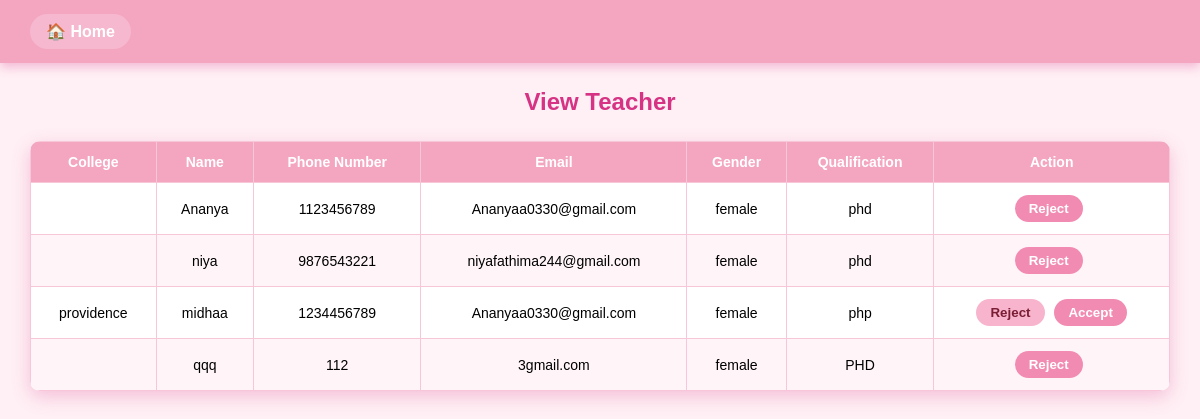
/viewteacher, run on the app's committed database.
### Womencare/models.py (models this page shows)
class TeacherTable(models.Model):
    login_id=models.ForeignKey(LoginTable,on_delete=models.CASCADE,null=True,blank=True)
    College_id=models.ForeignKey(CollegeTable,on_delete=models.CASCADE,null=True,blank=True)
    Name=models.CharField(max_length=100,null=True,blank=True)
    Phone_number=models.BigIntegerField(max_length=20,null=True,blank=True)
    Email=models.CharField(max_length=100,null=True,blank=True)
    Gender=models.CharField(max_length=15,null=True,blank=True)
    Qualification=models.CharField(max_length=100,null=True,blank=True)

class CollegeTable(models.Model):
    login_id=models.ForeignKey(LoginTable,on_delete=models.CASCADE,null=True,blank=True)
    College_name=models.CharField(max_length=100,null=True,blank=True)
    Phone_Number=models.BigIntegerField(null=True,blank=True)
    Email=models.CharField(max_length=100,null=True,blank=True)
    Address=models.CharField(max_length=1500,null=True,blank=True)

### Womencare/views.py (the view)
# urls.py: path('viewteacher', TeacherPage.as_view(), name='viewteacher'),
class TeacherPage(View):
    def get(self, request):
        obj=TeacherTable.objects.all()
        return render(request, 'administration/viewteacher.html',{'val':obj})

### templates/administration/viewteacher.html (shortened to what this page needs)
<!DOCTYPE html>
<html>
<head>
</head>
<body>
    <div class="navbar">
        <a href="/Admin_home">🏠 Home</a>
    </div>
    <h2>View Teacher</h2>
    <table>
        <thead>
            <tr>
                <th>College</th>
                <th>Name</th>
                <th>Phone Number</th>
                <th>Email</th>
                <th>Gender</th>
                <th>Qualification</th>
                <th>Action</th>
            </tr>
        </thead>
        <tbody>
            {% for i in val %}
            <tr>
                <td>{{ i.College_id.College_name }}</td>
                <td>{{ i.Name }}</td>
                <td>{{ i.Phone_number }}</td>
                <td>{{ i.Email }}</td>
                <td>{{ i.Gender }}</td>
                <td>{{ i.Qualification }}</td>
                <td>
                     {% if i.login_id.Status == 'Teacher' %}
                <button onclick="window.location='/RejectTeacher/{{ i.id }}'">Reject</button>
                {% elif i.login_id.Status == 'Rejected' %}
                <button onclick="window.location='/AcceptTeacher/{{ i.id }}'">Accept</button>
                {% else %}
                <button onclick="window.location='/RejectTeacher/{{ i.id }}'">Reject</button>
                <button onclick="window.location='/AcceptTeacher/{{ i.id }}'">Accept</button>
                {% endif %}
                </td>
            </tr>
            {% endfor %}
        </tbody>
    </table>
</body>
</html>

### templates/administration/viewteacher.html (style rules this page uses)
body { font-family: Arial, Helvetica, sans-serif; background-color: #fff0f5; padding: 0; margin: 0; background-image: url(https://tse4.mm.bing.net/th/id/OIP.ecaPAa431NFg1dH6Kpu-KAHaEK?pid=Api&P=0&h=220); background-repeat: no-repeat; background-size: cover; height: 84vh; }
.navbar { background-color: #f4a6c1; padding: 14px 30px; display: flex; align-items: center; box-shadow: 0 4px 10px rgba(214, 51, 132, 0.3); }
.navbar a { text-decoration: none; color: white; font-weight: bold; font-size: 16px; margin-right: 20px; display: flex; align-items: center; gap: 8px; background: rgba(255,255,255,0.2); padding: 8px 16px; border-radius: 20px; transition: 0.3s ease; }
h2 { text-align: center; margin: 25px 0; color: #d63384; }
table { width: 95%; margin: auto; border-collapse: collapse; background-color: #ffffff; box-shadow: 0 6px 18px rgba(214, 51, 132, 0.25); border-radius: 10px; overflow: hidden; }
thead { background-color: #f4a6c1; color: #ffffff; }
th, td { padding: 12px; text-align: center; border: 1px solid #f7c6d9; font-size: 14px; }
tr:nth-child(even) { background-color: #fff5f8; }
button { padding: 6px 14px; border: none; border-radius: 20px; font-weight: bold; cursor: pointer; }
button:first-child { background-color: #f8b4cc; color: #7a1e35; margin-right: 6px; }
button:last-child { background-color: #f28bb2; color: #ffffff; }

### data on the page
TeacherTable: Name "Ananya", Phone_number "1123456789", Email "Ananyaa0330@gmail.com", Gender "female", Qualification "phd"
TeacherTable: Name "niya", Phone_number "9876543221", Email "niyafathima244@gmail.com", Gender "female", Qualification "phd"
TeacherTable: College_id.College_name "providence", Name "midhaa", Phone_number "1234456789", Email "Ananyaa0330@gmail.com", Gender "female", Qualification "php"
TeacherTable: Name "qqq", Phone_number "112", Email "3gmail.com", Gender "female", Qualification "PHD"
